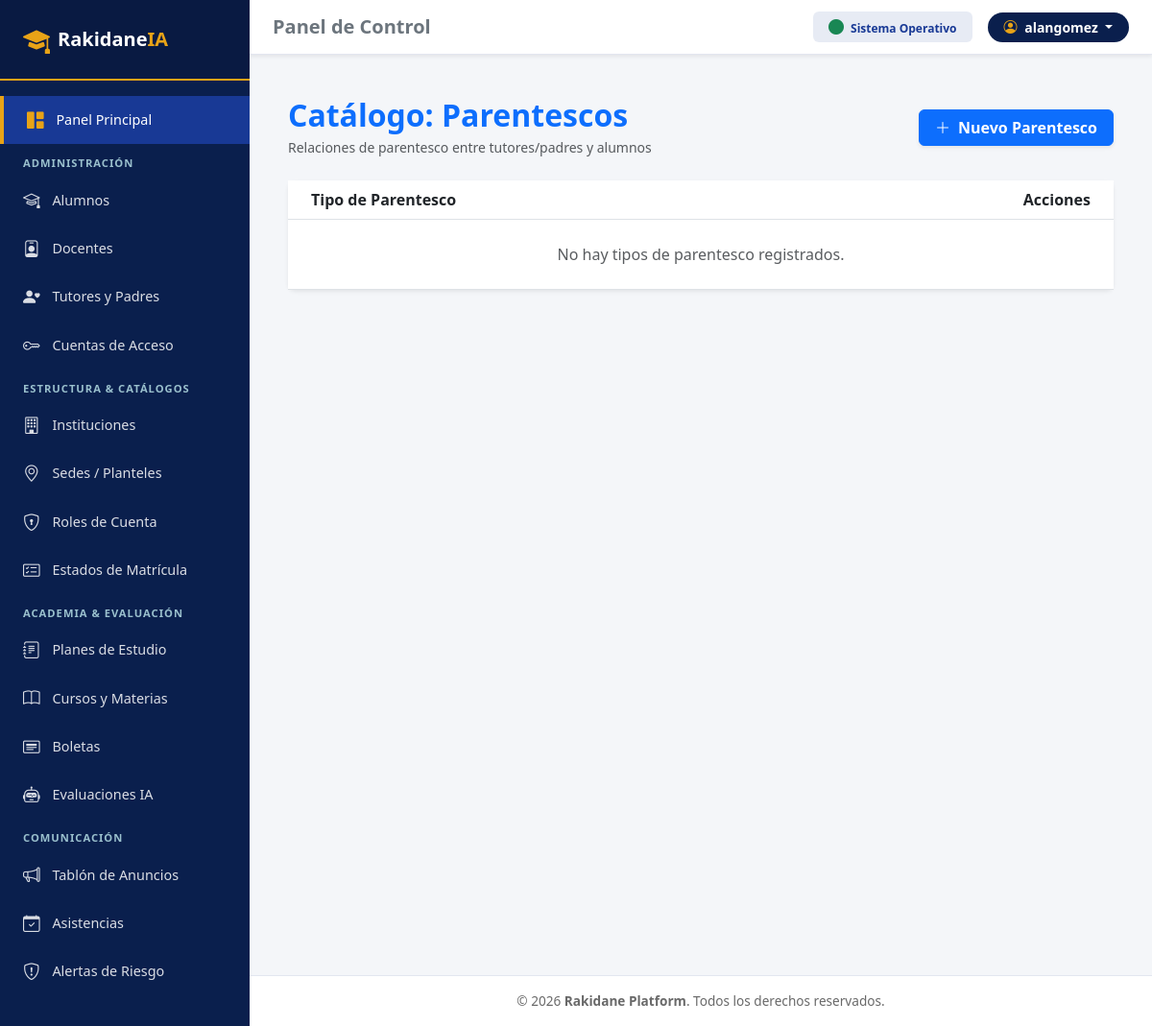
Before: /usuarios/parentescos/ (signed in) with the older database file.
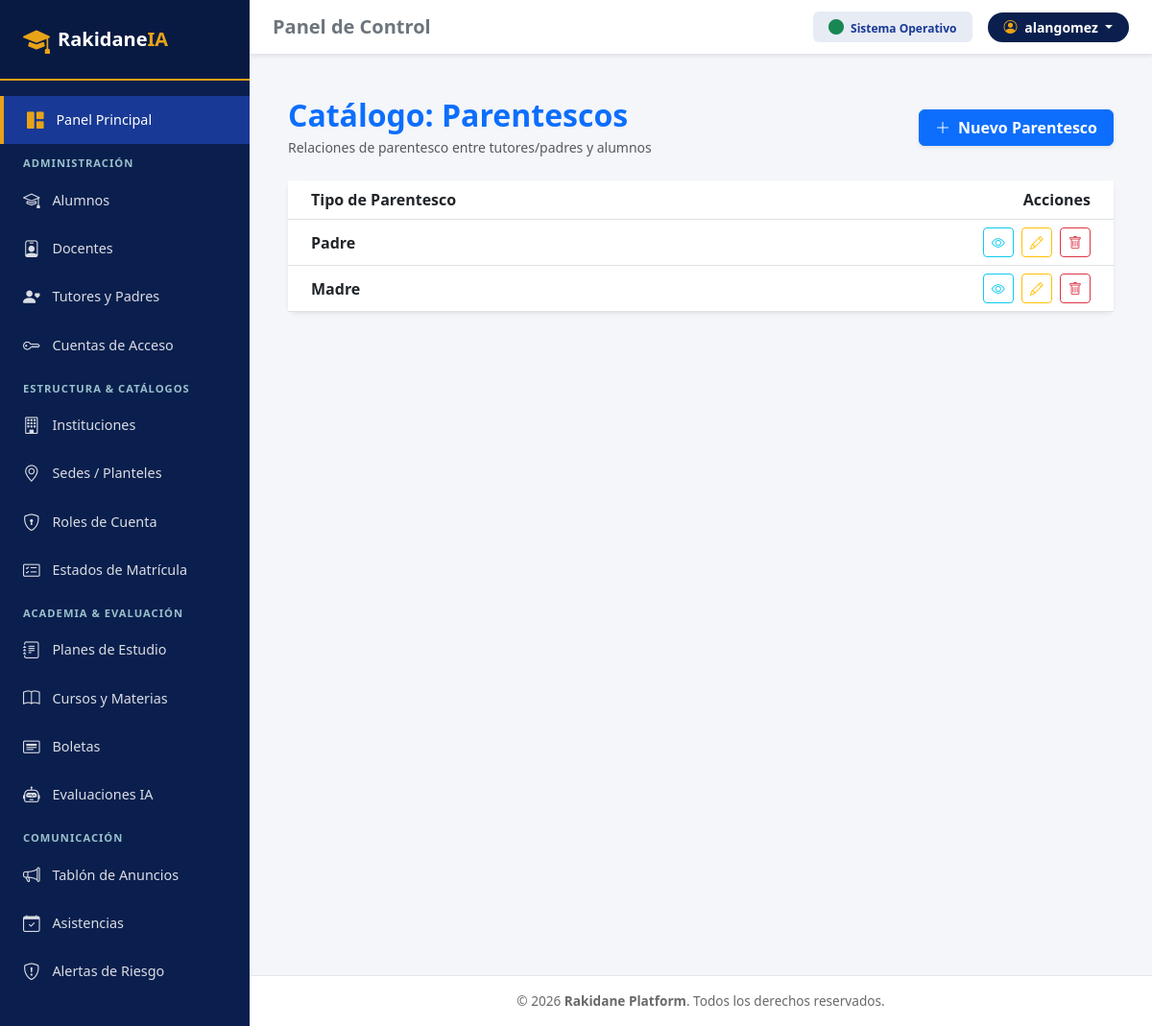
After: the same page with the newer database file.
### usuarios/models.py (models this page shows, shortened)
class ParentescoTutor(models.Model):
    id_parentesco = models.UUIDField(primary_key=True, default=uuid.uuid4, editable=False)
    nombre_parentesco = models.CharField(max_length=50, unique=True, help_text="Padre, Madre, Tutor Legal, Abuelo/a")
    class Meta:
        db_table = 'parentesco_tutor'

### usuarios/views.py (the view)
# urls.py: path('parentescos/', login_required(ParentescoTutorListView.as_view()), name='parentescomodel_list'),
class ParentescoTutorListView(ListView):
    model = ParentescoTutor
    template_name = 'usuarios/Parentesco/parentesco_list.html'

### usuarios/templates/usuarios/Parentesco/parentesco_list.html (shortened to what this page needs)
{% extends "base.html" %}
{% block content %}
<div class="container-fluid py-3">
    <div class="d-flex justify-content-between align-items-center mb-4">
        <div>
            <h2 class="fw-bold text-primary mb-1">Catálogo: Parentescos</h2>
            <p class="text-muted small mb-0">Relaciones de parentesco entre tutores/padres y alumnos</p>
        </div>
        <a href="{% url 'parentescomodel_create' %}" class="btn btn-primary fw-bold px-3 shadow-sm">
            <i class="bi bi-plus-lg me-1"></i> Nuevo Parentesco
        </a>
    </div>
    <div class="card border-0 shadow-sm rounded-3">
        <div class="card-body p-0">
            <div class="table-responsive">
                <table class="table table-hover align-middle mb-0">
                    <thead class="bg-light">
                        <tr>
                            <th class="ps-4">Tipo de Parentesco</th>
                            <th class="text-end pe-4">Acciones</th>
                        </tr>
                    </thead>
                    <tbody>
                        {% for parentesco in object_list %}
                        <tr>
                            <td class="ps-4 fw-semibold text-dark">{{ parentesco.nombre_parentesco }}</td>
                            <td class="text-end pe-4">
                                <a href="{% url 'parentescomodel_detail' parentesco.pk %}" class="btn btn-sm btn-outline-info me-1" title="Ver detalles">
                                    <i class="bi bi-eye"></i>
                                </a>
                                <a href="{% url 'parentescomodel_update' parentesco.pk %}" class="btn btn-sm btn-outline-warning me-1" title="Editar">
                                    <i class="bi bi-pencil"></i>
                                </a>
                                <a href="{% url 'parentescomodel_delete' parentesco.pk %}" class="btn btn-sm btn-outline-danger" title="Eliminar">
                                    <i class="bi bi-trash"></i>
                                </a>
                            </td>
                        </tr>
                        {% empty %}
                        <tr>
                            <td colspan="2" class="text-center py-4 text-muted">
                                No hay tipos de parentesco registrados.
                            </td>
                        </tr>
                        {% endfor %}
                    </tbody>
                </table>
            </div>
        </div>
    </div>
</div>
{% endblock %}

Changed rows visible on the page:
added ParentescoTutor: nombre_parentesco "Padre"
added ParentescoTutor: nombre_parentesco "Madre"
Other visible differences:
text no longer shown: "No hay tipos de parentesco registrados."
